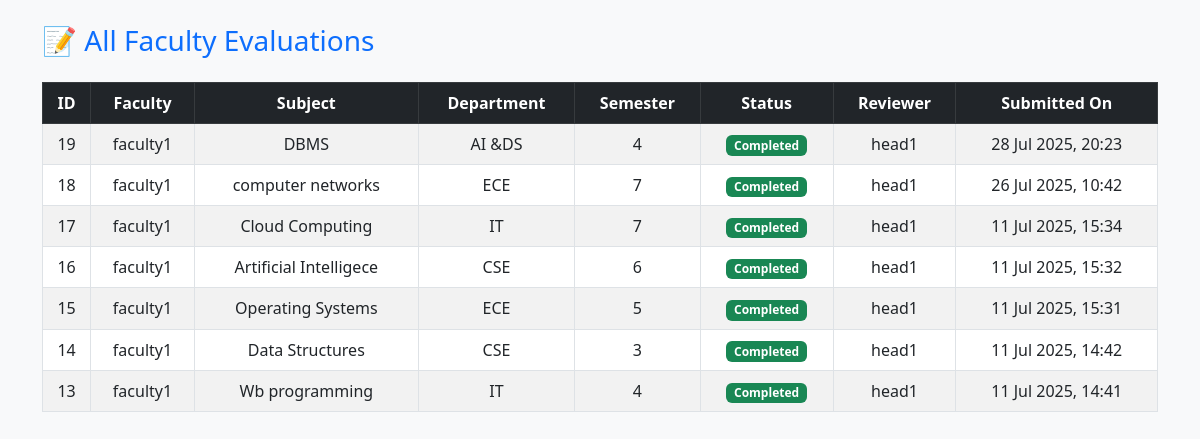
The page /evaluation/admin_evaluations.php (signed in) on the database its author committed.
### tables this page shows
CREATE TABLE `evaluations` (
  `id` int(11) NOT NULL,
  `faculty_username` varchar(50) DEFAULT NULL,
  `subject` varchar(100) DEFAULT NULL,
  `department` varchar(100) DEFAULT NULL,
  `semester` varchar(20) DEFAULT NULL,
  `self_assessment` text DEFAULT NULL,
  `supporting_file` varchar(255) DEFAULT NULL,
  `status` enum('pending','under review','completed') DEFAULT 'pending',
  `reviewed_by` varchar(50) DEFAULT NULL,
  `review_comments` text DEFAULT NULL,
  `submitted_on` datetime DEFAULT current_timestamp(),
  `teaching` text DEFAULT NULL,
  `research` text DEFAULT NULL,
  `service` text DEFAULT NULL,
  `teaching_effectiveness` text DEFAULT NULL,
  `research_contribution` text DEFAULT NULL,
  `service_to_institution` text DEFAULT NULL
);

### evaluation/admin_evaluations.php (the view, shortened to what this page needs)
<?php
include('../db.php');
$result = $conn->query("SELECT * FROM evaluations ORDER BY submitted_on DESC");
?>
<!DOCTYPE html>
<html lang="en">
<head>
  <link href="https://cdn.jsdelivr.net/npm/bootstrap@5.3.0/dist/css/bootstrap.min.css" rel="stylesheet">
</head>
<body class="bg-light p-4">
<div class="container">
  <h3 class="mb-4 text-primary">📝 All Faculty Evaluations</h3>
  <?php if ($result->num_rows === 0): ?>
    <div class="alert alert-warning">No evaluation records available.</div>
  <?php else: ?>
    <div class="table-responsive">
      <table class="table table-bordered table-striped align-middle">
        <thead class="table-dark text-center">
          <tr>
            <th>ID</th><th>Faculty</th><th>Subject</th><th>Department</th>
            <th>Semester</th><th>Status</th><th>Reviewer</th><th>Submitted On</th>
          </tr>
        </thead>
        <tbody>
        <?php while($row = $result->fetch_assoc()) { ?>
          <tr class="text-center">
            <td><?= $row['id'] ?></td>
            <td><?= htmlspecialchars($row['faculty_username']) ?></td>
            <td><?= htmlspecialchars($row['subject']) ?></td>
            <td><?= $row['department'] ?></td>
            <td><?= $row['semester'] ?></td>
            <td>
              <span class="badge bg-<?= $row['status'] == 'completed' ? 'success' : ($row['status'] == 'pending' ? 'warning text-dark' : 'info') ?>">
                <?= ucfirst($row['status']) ?>
              </span>
            </td>
            <td><?= $row['reviewed_by'] ?: '—' ?></td>
            <td><?= date('d M Y, H:i', strtotime($row['submitted_on'])) ?></td>
          </tr>
        <?php } ?>
        </tbody>
      </table>
    </div>
  <?php endif; ?>
</div>
</body>
</html>

### rows shown on the page
evaluations: id "19", faculty_username "faculty1", subject "DBMS", department "AI &DS", semester "4", status "Completed", reviewed_by "head1", submitted_on "28 Jul 2025, 20:23"
evaluations: id "18", faculty_username "faculty1", subject "computer networks", department "ECE", semester "7", status "Completed", reviewed_by "head1", submitted_on "26 Jul 2025, 10:42"
evaluations: id "17", faculty_username "faculty1", subject "Cloud Computing", department "IT", semester "7", status "Completed", reviewed_by "head1", submitted_on "11 Jul 2025, 15:34"
evaluations: id "16", faculty_username "faculty1", subject "Artificial Intelligece", department "CSE", semester "6", status "Completed", reviewed_by "head1", submitted_on "11 Jul 2025, 15:32"
evaluations: id "15", faculty_username "faculty1", subject "Operating Systems", department "ECE", semester "5", status "Completed", reviewed_by "head1", submitted_on "11 Jul 2025, 15:31"
evaluations: id "14", faculty_username "faculty1", subject "Data Structures", department "CSE", semester "3", status "Completed", reviewed_by "head1", submitted_on "11 Jul 2025, 14:42"
evaluations: id "13", faculty_username "faculty1", subject "Wb programming", department "IT", semester "4", status "Completed", reviewed_by "head1", submitted_on "11 Jul 2025, 14:41"
